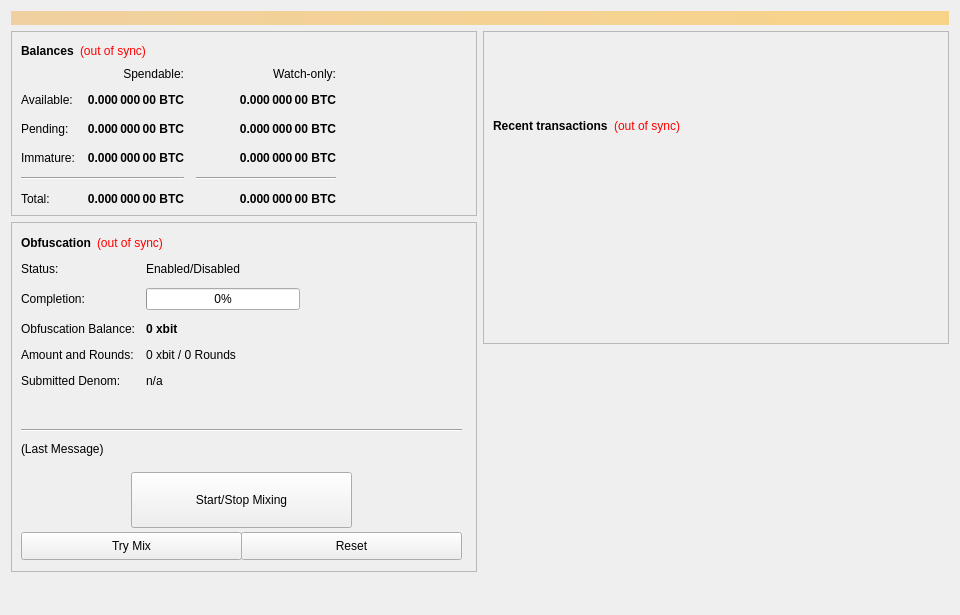
<?xml version="1.0" encoding="UTF-8"?>
<ui version="4.0">
 <class>OverviewPage</class>
 <widget class="QWidget" name="OverviewPage">
  <property name="geometry">
   <rect>
    <x>0</x>
    <y>0</y>
    <width>960</width>
    <height>615</height>
   </rect>
  </property>
  <property name="minimumSize">
   <size>
    <width>960</width>
    <height>0</height>
   </size>
  </property>
  <property name="windowTitle">
   <string>Form</string>
  </property>
  <layout class="QVBoxLayout" name="topLayout">
   <item>
    <widget class="QLabel" name="labelAlerts">
     <property name="visible">
      <bool>false</bool>
     </property>
     <property name="styleSheet">
      <string notr="true">background-color: qlineargradient(x1: 0, y1: 0, x2: 1, y2: 0, stop:0 #F0D0A0, stop:1 #F8D488); color:#000000;</string>
     </property>
     <property name="wordWrap">
      <bool>true</bool>
     </property>
     <property name="margin">
      <number>3</number>
     </property>
    </widget>
   </item>
   <item>
    <layout class="QHBoxLayout" name="horizontalLayout" stretch="1,1">
     <item>
      <layout class="QVBoxLayout" name="verticalLayout_2">
       <item>
        <widget class="QFrame" name="frame">
         <property name="frameShape">
          <enum>QFrame::StyledPanel</enum>
         </property>
         <property name="frameShadow">
          <enum>QFrame::Raised</enum>
         </property>
         <layout class="QVBoxLayout" name="verticalLayout_4">
          <item>
           <layout class="QHBoxLayout" name="horizontalLayout_4">
            <item>
             <widget class="QLabel" name="label_5">
              <property name="font">
               <font>
                <weight>75</weight>
                <bold>true</bold>
               </font>
              </property>
              <property name="text">
               <string>Balances</string>
              </property>
             </widget>
            </item>
            <item>
             <widget class="QLabel" name="labelWalletStatus">
              <property name="cursor">
               <cursorShape>WhatsThisCursor</cursorShape>
              </property>
              <property name="toolTip">
               <string>The displayed information may be out of date. Your wallet automatically synchronizes with the xbit network after a connection is established, but this process has not completed yet.</string>
              </property>
              <property name="styleSheet">
               <string notr="true">QLabel { color: red; }</string>
              </property>
              <property name="text">
               <string notr="true">(out of sync)</string>
              </property>
              <property name="alignment">
               <set>Qt::AlignLeading|Qt::AlignLeft|Qt::AlignVCenter</set>
              </property>
             </widget>
            </item>
            <item>
             <spacer name="horizontalSpacer_3">
              <property name="orientation">
               <enum>Qt::Horizontal</enum>
              </property>
              <property name="sizeHint" stdset="0">
               <size>
                <width>40</width>
                <height>20</height>
               </size>
              </property>
             </spacer>
            </item>
           </layout>
          </item>
          <item>
           <layout class="QGridLayout" name="gridLayout">
            <property name="spacing">
             <number>12</number>
            </property>
            <item row="2" column="2">
             <widget class="QLabel" name="labelWatchPending">
              <property name="font">
               <font>
                <weight>75</weight>
                <bold>true</bold>
               </font>
              </property>
              <property name="cursor">
               <cursorShape>IBeamCursor</cursorShape>
              </property>
              <property name="toolTip">
               <string>Unconfirmed transactions to watch-only addresses</string>
              </property>
              <property name="text">
               <string notr="true">0.000 000 00 BTC</string>
              </property>
              <property name="alignment">
               <set>Qt::AlignRight|Qt::AlignTrailing|Qt::AlignVCenter</set>
              </property>
              <property name="textInteractionFlags">
               <set>Qt::LinksAccessibleByMouse|Qt::TextSelectableByKeyboard|Qt::TextSelectableByMouse</set>
              </property>
             </widget>
            </item>
            <item row="2" column="1">
             <widget class="QLabel" name="labelUnconfirmed">
              <property name="font">
               <font>
                <weight>75</weight>
                <bold>true</bold>
               </font>
              </property>
              <property name="cursor">
               <cursorShape>IBeamCursor</cursorShape>
              </property>
              <property name="toolTip">
               <string>Total of transactions that have yet to be confirmed, and do not yet count toward the spendable balance</string>
              </property>
              <property name="text">
               <string notr="true">0.000 000 00 BTC</string>
              </property>
              <property name="alignment">
               <set>Qt::AlignRight|Qt::AlignTrailing|Qt::AlignVCenter</set>
              </property>
              <property name="textInteractionFlags">
               <set>Qt::LinksAccessibleByMouse|Qt::TextSelectableByKeyboard|Qt::TextSelectableByMouse</set>
              </property>
             </widget>
            </item>
            <item row="3" column="2">
             <widget class="QLabel" name="labelWatchImmature">
              <property name="font">
               <font>
                <weight>75</weight>
                <bold>true</bold>
               </font>
              </property>
              <property name="cursor">
               <cursorShape>IBeamCursor</cursorShape>
              </property>
              <property name="toolTip">
               <string>Staked or masternode rewards in watch-only addresses that has not yet matured</string>
              </property>
              <property name="text">
               <string notr="true">0.000 000 00 BTC</string>
              </property>
              <property name="alignment">
               <set>Qt::AlignRight|Qt::AlignTrailing|Qt::AlignVCenter</set>
              </property>
              <property name="textInteractionFlags">
               <set>Qt::LinksAccessibleByMouse|Qt::TextSelectableByKeyboard|Qt::TextSelectableByMouse</set>
              </property>
             </widget>
            </item>
            <item row="4" column="0" colspan="2">
             <widget class="Line" name="lineSpendableBalance">
              <property name="orientation">
               <enum>Qt::Horizontal</enum>
              </property>
             </widget>
            </item>
            <item row="4" column="2">
             <widget class="Line" name="lineWatchBalance">
              <property name="sizePolicy">
               <sizepolicy hsizetype="Preferred" vsizetype="Fixed">
                <horstretch>0</horstretch>
                <verstretch>0</verstretch>
               </sizepolicy>
              </property>
              <property name="minimumSize">
               <size>
                <width>140</width>
                <height>0</height>
               </size>
              </property>
              <property name="orientation">
               <enum>Qt::Horizontal</enum>
              </property>
             </widget>
            </item>
            <item row="5" column="0">
             <widget class="QLabel" name="labelTotalText">
              <property name="text">
               <string>Total:</string>
              </property>
             </widget>
            </item>
            <item row="3" column="1">
             <widget class="QLabel" name="labelImmature">
              <property name="font">
               <font>
                <weight>75</weight>
                <bold>true</bold>
               </font>
              </property>
              <property name="cursor">
               <cursorShape>IBeamCursor</cursorShape>
              </property>
              <property name="toolTip">
               <string>Staked or masternode rewards that has not yet matured</string>
              </property>
              <property name="text">
               <string notr="true">0.000 000 00 BTC</string>
              </property>
              <property name="alignment">
               <set>Qt::AlignRight|Qt::AlignTrailing|Qt::AlignVCenter</set>
              </property>
              <property name="textInteractionFlags">
               <set>Qt::LinksAccessibleByMouse|Qt::TextSelectableByKeyboard|Qt::TextSelectableByMouse</set>
              </property>
             </widget>
            </item>
            <item row="2" column="3">
             <spacer name="horizontalSpacer_2">
              <property name="orientation">
               <enum>Qt::Horizontal</enum>
              </property>
              <property name="sizeHint" stdset="0">
               <size>
                <width>40</width>
                <height>20</height>
               </size>
              </property>
             </spacer>
            </item>
            <item row="3" column="0">
             <widget class="QLabel" name="labelImmatureText">
              <property name="text">
               <string>Immature:</string>
              </property>
             </widget>
            </item>
            <item row="5" column="1">
             <widget class="QLabel" name="labelTotal">
              <property name="font">
               <font>
                <weight>75</weight>
                <bold>true</bold>
               </font>
              </property>
              <property name="cursor">
               <cursorShape>IBeamCursor</cursorShape>
              </property>
              <property name="toolTip">
               <string>Your current total balance</string>
              </property>
              <property name="text">
               <string notr="true">0.000 000 00 BTC</string>
              </property>
              <property name="alignment">
               <set>Qt::AlignRight|Qt::AlignTrailing|Qt::AlignVCenter</set>
              </property>
              <property name="textInteractionFlags">
               <set>Qt::LinksAccessibleByMouse|Qt::TextSelectableByKeyboard|Qt::TextSelectableByMouse</set>
              </property>
             </widget>
            </item>
            <item row="5" column="2">
             <widget class="QLabel" name="labelWatchTotal">
              <property name="font">
               <font>
                <weight>75</weight>
                <bold>true</bold>
               </font>
              </property>
              <property name="cursor">
               <cursorShape>IBeamCursor</cursorShape>
              </property>
              <property name="toolTip">
               <string>Current total balance in watch-only addresses</string>
              </property>
              <property name="text">
               <string notr="true">0.000 000 00 BTC</string>
              </property>
              <property name="alignment">
               <set>Qt::AlignRight|Qt::AlignTrailing|Qt::AlignVCenter</set>
              </property>
              <property name="textInteractionFlags">
               <set>Qt::LinksAccessibleByMouse|Qt::TextSelectableByKeyboard|Qt::TextSelectableByMouse</set>
              </property>
             </widget>
            </item>
            <item row="0" column="2">
             <widget class="QLabel" name="labelWatchonly">
              <property name="text">
               <string>Watch-only:</string>
              </property>
              <property name="alignment">
               <set>Qt::AlignRight|Qt::AlignTrailing|Qt::AlignVCenter</set>
              </property>
             </widget>
            </item>
            <item row="1" column="0">
             <widget class="QLabel" name="labelBalanceText">
              <property name="text">
               <string>Available:</string>
              </property>
             </widget>
            </item>
            <item row="1" column="1">
             <widget class="QLabel" name="labelBalance">
              <property name="font">
               <font>
                <weight>75</weight>
                <bold>true</bold>
               </font>
              </property>
              <property name="cursor">
               <cursorShape>IBeamCursor</cursorShape>
              </property>
              <property name="toolTip">
               <string>Your current spendable balance</string>
              </property>
              <property name="text">
               <string notr="true">0.000 000 00 BTC</string>
              </property>
              <property name="alignment">
               <set>Qt::AlignRight|Qt::AlignTrailing|Qt::AlignVCenter</set>
              </property>
              <property name="textInteractionFlags">
               <set>Qt::LinksAccessibleByMouse|Qt::TextSelectableByKeyboard|Qt::TextSelectableByMouse</set>
              </property>
             </widget>
            </item>
            <item row="1" column="2">
             <widget class="QLabel" name="labelWatchAvailable">
              <property name="font">
               <font>
                <weight>75</weight>
                <bold>true</bold>
               </font>
              </property>
              <property name="cursor">
               <cursorShape>IBeamCursor</cursorShape>
              </property>
              <property name="toolTip">
               <string>Your current balance in watch-only addresses</string>
              </property>
              <property name="text">
               <string notr="true">0.000 000 00 BTC</string>
              </property>
              <property name="alignment">
               <set>Qt::AlignRight|Qt::AlignTrailing|Qt::AlignVCenter</set>
              </property>
              <property name="textInteractionFlags">
               <set>Qt::LinksAccessibleByMouse|Qt::TextSelectableByKeyboard|Qt::TextSelectableByMouse</set>
              </property>
             </widget>
            </item>
            <item row="2" column="0">
             <widget class="QLabel" name="labelPendingText">
              <property name="text">
               <string>Pending:</string>
              </property>
             </widget>
            </item>
            <item row="0" column="1">
             <widget class="QLabel" name="labelSpendable">
              <property name="text">
               <string>Spendable:</string>
              </property>
              <property name="alignment">
               <set>Qt::AlignRight|Qt::AlignTrailing|Qt::AlignVCenter</set>
              </property>
             </widget>
            </item>
           </layout>
          </item>
         </layout>
        </widget>
       </item>
       <item>
        <widget class="QFrame" name="frameObfuscation">
         <property name="minimumSize">
          <size>
           <width>0</width>
           <height>350</height>
          </size>
         </property>
         <property name="layoutDirection">
          <enum>Qt::LeftToRight</enum>
         </property>
         <property name="frameShape">
          <enum>QFrame::StyledPanel</enum>
         </property>
         <property name="frameShadow">
          <enum>QFrame::Raised</enum>
         </property>
         <widget class="QWidget" name="formLayoutWidget">
          <property name="geometry">
           <rect>
            <x>10</x>
            <y>40</y>
            <width>451</width>
            <height>161</height>
           </rect>
          </property>
          <layout class="QFormLayout" name="formLayout">
           <property name="fieldGrowthPolicy">
            <enum>QFormLayout::AllNonFixedFieldsGrow</enum>
           </property>
           <property name="horizontalSpacing">
            <number>11</number>
           </property>
           <property name="verticalSpacing">
            <number>12</number>
           </property>
           <item row="0" column="0">
            <widget class="QLabel" name="label_6">
             <property name="text">
              <string>Status:</string>
             </property>
            </widget>
           </item>
           <item row="1" column="0">
            <widget class="QLabel" name="label_7">
             <property name="text">
              <string>Completion:</string>
             </property>
            </widget>
           </item>
           <item row="1" column="1">
            <widget class="QProgressBar" name="obfuscationProgress">
             <property name="maximumSize">
              <size>
               <width>154</width>
               <height>16777215</height>
              </size>
             </property>
             <property name="value">
              <number>0</number>
             </property>
            </widget>
           </item>
           <item row="2" column="0">
            <widget class="QLabel" name="labelAnonymizedText">
             <property name="text">
              <string>Obfuscation Balance:</string>
             </property>
            </widget>
           </item>
           <item row="2" column="1">
            <widget class="QLabel" name="labelAnonymized">
             <property name="font">
              <font>
               <weight>75</weight>
               <bold>true</bold>
              </font>
             </property>
             <property name="text">
              <string notr="true">0 xbit</string>
             </property>
            </widget>
           </item>
           <item row="3" column="0">
            <widget class="QLabel" name="label_8">
             <property name="text">
              <string>Amount and Rounds:</string>
             </property>
            </widget>
           </item>
           <item row="3" column="1">
            <widget class="QLabel" name="labelAmountRounds">
             <property name="text">
              <string>0 xbit / 0 Rounds</string>
             </property>
            </widget>
           </item>
           <item row="4" column="0">
            <widget class="QLabel" name="label_9">
             <property name="text">
              <string>Submitted Denom:</string>
             </property>
            </widget>
           </item>
           <item row="4" column="1">
            <widget class="QLabel" name="labelSubmittedDenom">
             <property name="toolTip">
              <string>The denominations you submitted to the Masternode.&lt;br&gt;To mix, other users must submit the exact same denominations.</string>
             </property>
             <property name="text">
              <string>n/a</string>
             </property>
            </widget>
           </item>
           <item row="0" column="1">
            <widget class="QLabel" name="obfuscationEnabled">
             <property name="text">
              <string>Enabled/Disabled</string>
             </property>
            </widget>
           </item>
          </layout>
         </widget>
         <widget class="QPushButton" name="runAutoDenom">
          <property name="geometry">
           <rect>
            <x>251</x>
            <y>17</y>
            <width>1</width>
            <height>1</height>
           </rect>
          </property>
          <property name="palette">
           <palette>
            <active>
             <colorrole role="WindowText">
              <brush brushstyle="SolidPattern">
               <color alpha="255">
                <red>0</red>
                <green>0</green>
                <blue>0</blue>
               </color>
              </brush>
             </colorrole>
             <colorrole role="Button">
              <brush brushstyle="SolidPattern">
               <color alpha="255">
                <red>239</red>
                <green>238</green>
                <blue>238</blue>
               </color>
              </brush>
             </colorrole>
             <colorrole role="Light">
              <brush brushstyle="SolidPattern">
               <color alpha="255">
                <red>255</red>
                <green>255</green>
                <blue>255</blue>
               </color>
              </brush>
             </colorrole>
             <colorrole role="Midlight">
              <brush brushstyle="SolidPattern">
               <color alpha="255">
                <red>247</red>
                <green>246</green>
                <blue>246</blue>
               </color>
              </brush>
             </colorrole>
             <colorrole role="Dark">
              <brush brushstyle="SolidPattern">
               <color alpha="255">
                <red>119</red>
                <green>119</green>
                <blue>119</blue>
               </color>
              </brush>
             </colorrole>
             <colorrole role="Mid">
              <brush brushstyle="SolidPattern">
               <color alpha="255">
                <red>159</red>
                <green>159</green>
                <blue>159</blue>
               </color>
              </brush>
             </colorrole>
             <colorrole role="Text">
              <brush brushstyle="SolidPattern">
               <color alpha="255">
                <red>0</red>
                <green>0</green>
                <blue>0</blue>
               </color>
              </brush>
             </colorrole>
             <colorrole role="BrightText">
              <brush brushstyle="SolidPattern">
               <color alpha="255">
                <red>255</red>
                <green>255</green>
                <blue>255</blue>
               </color>
              </brush>
             </colorrole>
             <colorrole role="ButtonText">
              <brush brushstyle="SolidPattern">
               <color alpha="255">
                <red>0</red>
                <green>0</green>
                <blue>0</blue>
               </color>
              </brush>
             </colorrole>
             <colorrole role="Base">
              <brush brushstyle="SolidPattern">
               <color alpha="255">
                <red>255</red>
                <green>255</green>
                <blue>255</blue>
               </color>
              </brush>
             </colorrole>
             <colorrole role="Window">
              <brush brushstyle="SolidPattern">
               <color alpha="255">
                <red>239</red>
                <green>238</green>
                <blue>238</blue>
               </color>
              </brush>
             </colorrole>
             <colorrole role="Shadow">
              <brush brushstyle="SolidPattern">
               <color alpha="255">
                <red>0</red>
                <green>0</green>
                <blue>0</blue>
               </color>
              </brush>
             </colorrole>
             <colorrole role="AlternateBase">
              <brush brushstyle="SolidPattern">
               <color alpha="255">
                <red>247</red>
                <green>246</green>
                <blue>246</blue>
               </color>
              </brush>
             </colorrole>
             <colorrole role="ToolTipBase">
              <brush brushstyle="SolidPattern">
               <color alpha="255">
                <red>255</red>
                <green>255</green>
                <blue>220</blue>
               </color>
              </brush>
             </colorrole>
             <colorrole role="ToolTipText">
              <brush brushstyle="SolidPattern">
               <color alpha="255">
                <red>0</red>
                <green>0</green>
                <blue>0</blue>
               </color>
              </brush>
             </colorrole>
            </active>
            <inactive>
             <colorrole role="WindowText">
              <brush brushstyle="SolidPattern">
               <color alpha="255">
                <red>0</red>
                <green>0</green>
                <blue>0</blue>
               </color>
              </brush>
             </colorrole>
             <colorrole role="Button">
              <brush brushstyle="SolidPattern">
               <color alpha="255">
                <red>239</red>
                <green>238</green>
                <blue>238</blue>
               </color>
              </brush>
             </colorrole>
             <colorrole role="Light">
              <brush brushstyle="SolidPattern">
               <color alpha="255">
                <red>255</red>
                <green>255</green>
                <blue>255</blue>
               </color>
              </brush>
             </colorrole>
             <colorrole role="Midlight">
              <brush brushstyle="SolidPattern">
               <color alpha="255">
                <red>247</red>
                <green>246</green>
                <blue>246</blue>
               </color>
              </brush>
             </colorrole>
             <colorrole role="Dark">
              <brush brushstyle="SolidPattern">
               <color alpha="255">
                <red>119</red>
                <green>119</green>
                <blue>119</blue>
               </color>
              </brush>
             </colorrole>
             <colorrole role="Mid">
              <brush brushstyle="SolidPattern">
               <color alpha="255">
                <red>159</red>
                <green>159</green>
                <blue>159</blue>
               </color>
              </brush>
             </colorrole>
             <colorrole role="Text">
              <brush brushstyle="SolidPattern">
               <color alpha="255">
                <red>0</red>
                <green>0</green>
                <blue>0</blue>
               </color>
              </brush>
             </colorrole>
             <colorrole role="BrightText">
              <brush brushstyle="SolidPattern">
               <color alpha="255">
                <red>255</red>
                <green>255</green>
                <blue>255</blue>
               </color>
              </brush>
             </colorrole>
             <colorrole role="ButtonText">
              <brush brushstyle="SolidPattern">
               <color alpha="255">
                <red>0</red>
                <green>0</green>
                <blue>0</blue>
               </color>
              </brush>
             </colorrole>
             <colorrole role="Base">
              <brush brushstyle="SolidPattern">
               <color alpha="255">
                <red>255</red>
                <green>255</green>
                <blue>255</blue>
               </color>
              </brush>
             </colorrole>
             <colorrole role="Window">
              <brush brushstyle="SolidPattern">
               <color alpha="255">
                <red>239</red>
                <green>238</green>
                <blue>238</blue>
               </color>
              </brush>
             </colorrole>
             <colorrole role="Shadow">
              <brush brushstyle="SolidPattern">
               <color alpha="255">
                <red>0</red>
                <green>0</green>
                <blue>0</blue>
               </color>
              </brush>
             </colorrole>
             <colorrole role="AlternateBase">
              <brush brushstyle="SolidPattern">
               <color alpha="255">
                <red>247</red>
                <green>246</green>
                <blue>246</blue>
               </color>
              </brush>
             </colorrole>
             <colorrole role="ToolTipBase">
              <brush brushstyle="SolidPattern">
               <color alpha="255">
                <red>255</red>
                <green>255</green>
                <blue>220</blue>
               </color>
              </brush>
             </colorrole>
             <colorrole role="ToolTipText">
              <brush brushstyle="SolidPattern">
               <color alpha="255">
                <red>0</red>
                <green>0</green>
                <blue>0</blue>
               </color>
              </brush>
             </colorrole>
            </inactive>
            <disabled>
             <colorrole role="WindowText">
              <brush brushstyle="SolidPattern">
               <color alpha="255">
                <red>119</red>
                <green>119</green>
                <blue>119</blue>
               </color>
              </brush>
             </colorrole>
             <colorrole role="Button">
              <brush brushstyle="SolidPattern">
               <color alpha="255">
                <red>239</red>
                <green>238</green>
                <blue>238</blue>
               </color>
              </brush>
             </colorrole>
             <colorrole role="Light">
              <brush brushstyle="SolidPattern">
               <color alpha="255">
                <red>255</red>
                <green>255</green>
                <blue>255</blue>
               </color>
              </brush>
             </colorrole>
             <colorrole role="Midlight">
              <brush brushstyle="SolidPattern">
               <color alpha="255">
                <red>247</red>
                <green>246</green>
                <blue>246</blue>
               </color>
              </brush>
             </colorrole>
             <colorrole role="Dark">
              <brush brushstyle="SolidPattern">
               <color alpha="255">
                <red>119</red>
                <green>119</green>
                <blue>119</blue>
               </color>
              </brush>
             </colorrole>
             <colorrole role="Mid">
              <brush brushstyle="SolidPattern">
               <color alpha="255">
                <red>159</red>
                <green>159</green>
                <blue>159</blue>
               </color>
              </brush>
             </colorrole>
             <colorrole role="Text">
              <brush brushstyle="SolidPattern">
               <color alpha="255">
                <red>119</red>
                <green>119</green>
                <blue>119</blue>
               </color>
              </brush>
             </colorrole>
             <colorrole role="BrightText">
              <brush brushstyle="SolidPattern">
               <color alpha="255">
                <red>255</red>
                <green>255</green>
                <blue>255</blue>
               </color>
              </brush>
             </colorrole>
             <colorrole role="ButtonText">
              <brush brushstyle="SolidPattern">
               <color alpha="255">
                <red>119</red>
                <green>119</green>
                <blue>119</blue>
               </color>
              </brush>
             </colorrole>
             <colorrole role="Base">
              <brush brushstyle="SolidPattern">
               <color alpha="255">
                <red>239</red>
                <green>238</green>
                <blue>238</blue>
               </color>
              </brush>
             </colorrole>
             <colorrole role="Window">
              <brush brushstyle="SolidPattern">
               <color alpha="255">
                <red>239</red>
                <green>238</green>
                <blue>238</blue>
               </color>
              </brush>
             </colorrole>
             <colorrole role="Shadow">
              <brush brushstyle="SolidPattern">
               <color alpha="255">
                <red>0</red>
                <green>0</green>
                <blue>0</blue>
               </color>
              </brush>
             </colorrole>
             <colorrole role="AlternateBase">
              <brush brushstyle="SolidPattern">
               <color alpha="255">
                <red>239</red>
                <green>238</green>
                <blue>238</blue>
               </color>
              </brush>
             </colorrole>
             <colorrole role="ToolTipBase">
              <brush brushstyle="SolidPattern">
               <color alpha="255">
                <red>255</red>
                <green>255</green>
                <blue>220</blue>
               </color>
              </brush>
             </colorrole>
             <colorrole role="ToolTipText">
              <brush brushstyle="SolidPattern">
               <color alpha="255">
                <red>0</red>
                <green>0</green>
                <blue>0</blue>
               </color>
              </brush>
             </colorrole>
            </disabled>
           </palette>
          </property>
          <property name="focusPolicy">
           <enum>Qt::NoFocus</enum>
          </property>
          <property name="autoFillBackground">
           <bool>true</bool>
          </property>
          <property name="text">
           <string/>
          </property>
          <property name="flat">
           <bool>true</bool>
          </property>
         </widget>
         <widget class="QPushButton" name="toggleObfuscation">
          <property name="geometry">
           <rect>
            <x>120</x>
            <y>250</y>
            <width>221</width>
            <height>56</height>
           </rect>
          </property>
          <property name="sizePolicy">
           <sizepolicy hsizetype="MinimumExpanding" vsizetype="Fixed">
            <horstretch>0</horstretch>
            <verstretch>0</verstretch>
           </sizepolicy>
          </property>
          <property name="text">
           <string>Start/Stop Mixing</string>
          </property>
         </widget>
         <widget class="Line" name="lineLastMessage">
          <property name="geometry">
           <rect>
            <x>10</x>
            <y>200</y>
            <width>441</width>
            <height>16</height>
           </rect>
          </property>
          <property name="orientation">
           <enum>Qt::Horizontal</enum>
          </property>
         </widget>
         <widget class="QLabel" name="obfuscationStatus">
          <property name="geometry">
           <rect>
            <x>10</x>
            <y>220</y>
            <width>451</width>
            <height>61</height>
           </rect>
          </property>
          <property name="minimumSize">
           <size>
            <width>288</width>
            <height>43</height>
           </size>
          </property>
          <property name="text">
           <string>(Last Message)</string>
          </property>
          <property name="alignment">
           <set>Qt::AlignLeading|Qt::AlignLeft|Qt::AlignTop</set>
          </property>
          <property name="wordWrap">
           <bool>true</bool>
          </property>
         </widget>
         <widget class="QPushButton" name="obfuscationAuto">
          <property name="geometry">
           <rect>
            <x>10</x>
            <y>310</y>
            <width>221</width>
            <height>28</height>
           </rect>
          </property>
          <property name="sizePolicy">
           <sizepolicy hsizetype="MinimumExpanding" vsizetype="Fixed">
            <horstretch>0</horstretch>
            <verstretch>0</verstretch>
           </sizepolicy>
          </property>
          <property name="toolTip">
           <string>Try to manually submit a Obfuscation request.</string>
          </property>
          <property name="text">
           <string>Try Mix</string>
          </property>
         </widget>
         <widget class="QPushButton" name="obfuscationReset">
          <property name="geometry">
           <rect>
            <x>230</x>
            <y>310</y>
            <width>221</width>
            <height>28</height>
           </rect>
          </property>
          <property name="sizePolicy">
           <sizepolicy hsizetype="MinimumExpanding" vsizetype="Fixed">
            <horstretch>0</horstretch>
            <verstretch>0</verstretch>
           </sizepolicy>
          </property>
          <property name="toolTip">
           <string>Reset the current status of Obfuscation (can interrupt Obfuscation if it's in the process of Mixing, which can cost you money!)</string>
          </property>
          <property name="autoFillBackground">
           <bool>false</bool>
          </property>
          <property name="text">
           <string>Reset</string>
          </property>
         </widget>
         <widget class="QWidget" name="layoutWidget">
          <property name="geometry">
           <rect>
            <x>10</x>
            <y>10</y>
            <width>431</width>
            <height>22</height>
           </rect>
          </property>
          <layout class="QHBoxLayout" name="horizontalLayout_5">
           <item>
            <widget class="QLabel" name="label_2">
             <property name="font">
              <font>
               <weight>75</weight>
               <bold>true</bold>
              </font>
             </property>
             <property name="text">
              <string>Obfuscation</string>
             </property>
            </widget>
           </item>
           <item>
            <widget class="QLabel" name="labelObfuscationSyncStatus">
             <property name="toolTip">
              <string>The displayed information may be out of date. Your wallet automatically synchronizes with the xbit network after a connection is established, but this process has not completed yet.</string>
             </property>
             <property name="styleSheet">
              <string notr="true">QLabel { color: red; }</string>
             </property>
             <property name="text">
              <string notr="true">(out of sync)</string>
             </property>
             <property name="alignment">
              <set>Qt::AlignLeading|Qt::AlignLeft|Qt::AlignVCenter</set>
             </property>
            </widget>
           </item>
           <item>
            <spacer name="horizontalSpacer_4">
             <property name="orientation">
              <enum>Qt::Horizontal</enum>
             </property>
             <property name="sizeHint" stdset="0">
              <size>
               <width>40</width>
               <height>20</height>
              </size>
             </property>
            </spacer>
           </item>
          </layout>
         </widget>
        </widget>
       </item>
       <item>
        <spacer name="verticalSpacer">
         <property name="orientation">
          <enum>Qt::Vertical</enum>
         </property>
         <property name="sizeHint" stdset="0">
          <size>
           <width>20</width>
           <height>40</height>
          </size>
         </property>
        </spacer>
       </item>
      </layout>
     </item>
     <item>
      <layout class="QVBoxLayout" name="verticalLayout_3">
       <item>
        <widget class="QFrame" name="frame_2">
         <property name="frameShape">
          <enum>QFrame::StyledPanel</enum>
         </property>
         <property name="frameShadow">
          <enum>QFrame::Raised</enum>
         </property>
         <layout class="QVBoxLayout" name="verticalLayout">
          <item>
           <spacer name="verticalSpacer_3">
            <property name="orientation">
             <enum>Qt::Vertical</enum>
            </property>
            <property name="sizeType">
             <enum>QSizePolicy::Fixed</enum>
            </property>
            <property name="sizeHint" stdset="0">
             <size>
              <width>20</width>
              <height>75</height>
             </size>
            </property>
           </spacer>
          </item>
          <item>
           <layout class="QHBoxLayout" name="horizontalLayout_2">
            <item>
             <widget class="QLabel" name="label_4">
              <property name="font">
               <font>
                <weight>75</weight>
                <bold>true</bold>
               </font>
              </property>
              <property name="text">
               <string>Recent transactions</string>
              </property>
             </widget>
            </item>
            <item>
             <widget class="QLabel" name="labelTransactionsStatus">
              <property name="cursor">
               <cursorShape>WhatsThisCursor</cursorShape>
              </property>
              <property name="toolTip">
               <string>The displayed information may be out of date. Your wallet automatically synchronizes with the xbit network after a connection is established, but this process has not completed yet.</string>
              </property>
              <property name="styleSheet">
               <string notr="true">QLabel { color: red; }</string>
              </property>
              <property name="text">
               <string notr="true">(out of sync)</string>
              </property>
              <property name="alignment">
               <set>Qt::AlignRight|Qt::AlignTrailing|Qt::AlignVCenter</set>
              </property>
             </widget>
            </item>
            <item>
             <spacer name="horizontalSpacer">
              <property name="orientation">
               <enum>Qt::Horizontal</enum>
              </property>
              <property name="sizeHint" stdset="0">
               <size>
                <width>40</width>
                <height>20</height>
               </size>
              </property>
             </spacer>
            </item>
           </layout>
          </item>
          <item>
           <widget class="QListView" name="listTransactions">
            <property name="styleSheet">
             <string notr="true">QListView { background: transparent; }</string>
            </property>
            <property name="frameShape">
             <enum>QFrame::NoFrame</enum>
            </property>
            <property name="verticalScrollBarPolicy">
             <enum>Qt::ScrollBarAlwaysOff</enum>
            </property>
            <property name="horizontalScrollBarPolicy">
             <enum>Qt::ScrollBarAlwaysOff</enum>
            </property>
            <property name="selectionMode">
             <enum>QAbstractItemView::NoSelection</enum>
            </property>
           </widget>
          </item>
         </layout>
        </widget>
       </item>
       <item>
        <spacer name="verticalSpacer_2">
         <property name="orientation">
          <enum>Qt::Vertical</enum>
         </property>
         <property name="sizeType">
          <enum>QSizePolicy::Expanding</enum>
         </property>
         <property name="sizeHint" stdset="0">
          <size>
           <width>20</width>
           <height>40</height>
          </size>
         </property>
        </spacer>
       </item>
      </layout>
     </item>
    </layout>
   </item>
  </layout>
 </widget>
 <resources/>
 <connections/>
</ui>
